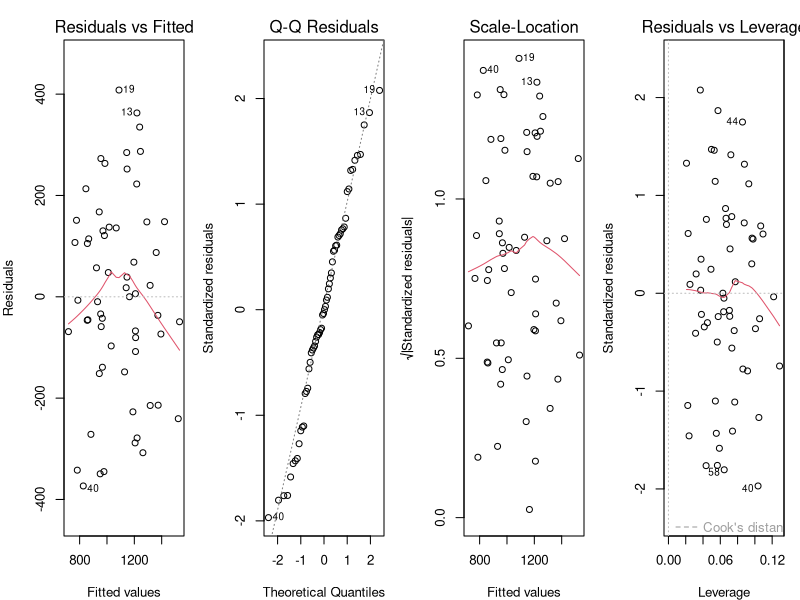
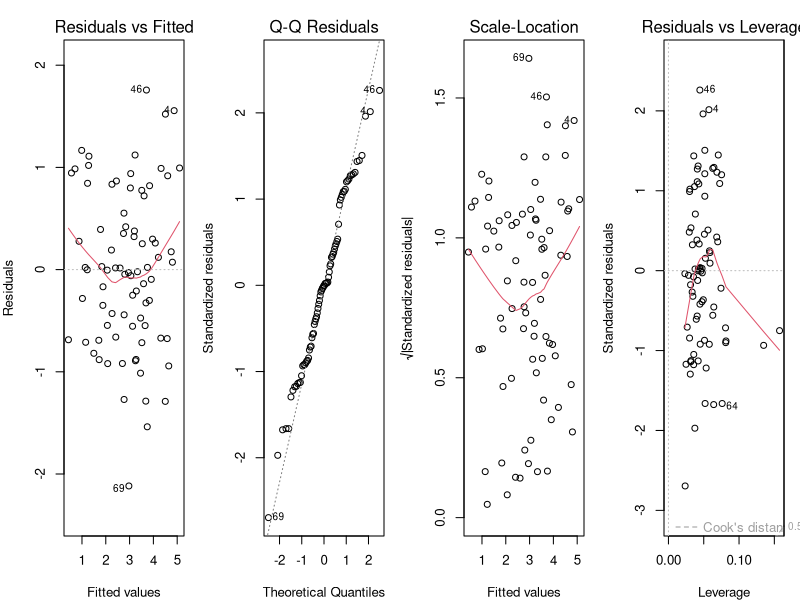
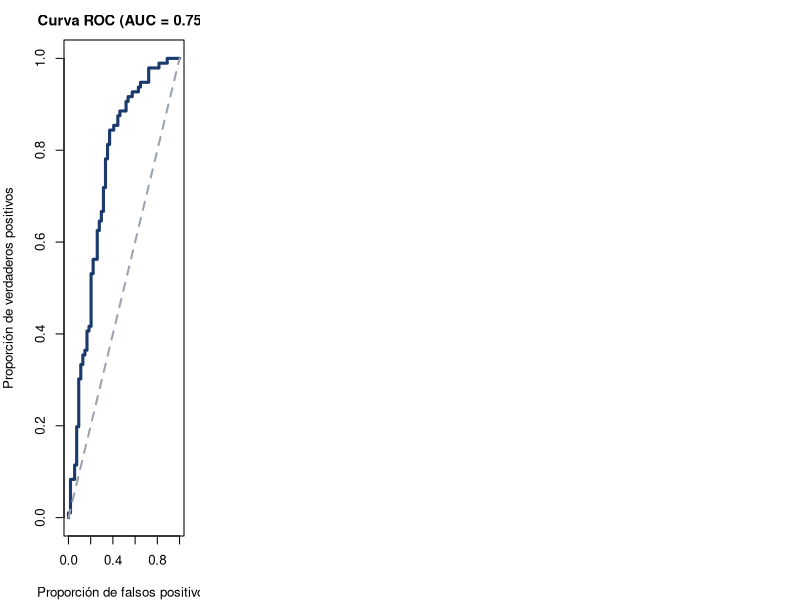
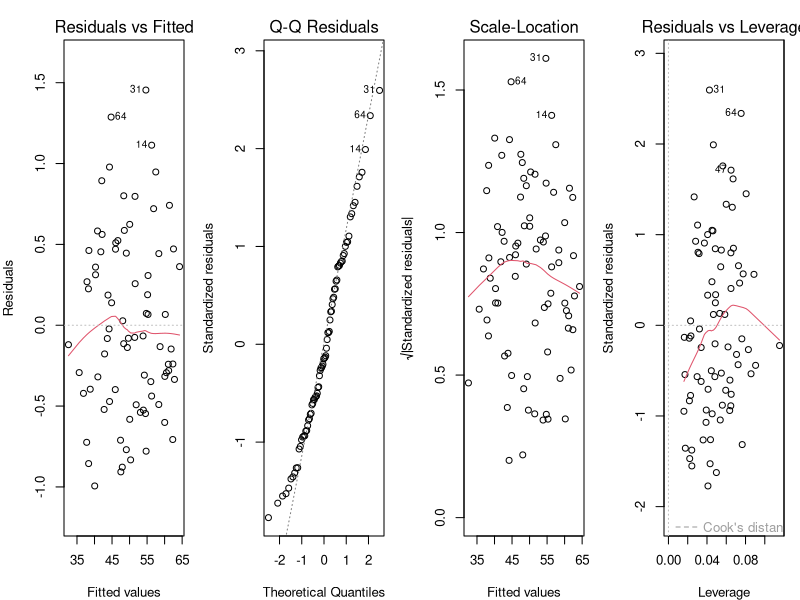

Here is the R script that generated these plots, in order:
## ---- chunk 1
#| echo: false
#| message: false
#| warning: false
set.seed(17)
n <- 60
fertilizante <- runif(n, 80, 300)
altitud <- runif(n, 1200, 1900)
densidad <- runif(n, 4000, 8000)
rendimiento <- 800 + 1.8 * fertilizante - 0.5 * altitud +
  0.12 * densidad + rnorm(n, 0, 180)
datos <- data.frame(rendimiento, fertilizante, altitud, densidad)

vif_manual <- function(modelo) {
  X <- as.data.frame(model.matrix(modelo)[, -1, drop = FALSE])
  nombres <- names(X)
  sapply(nombres, function(var) {
    formula <- as.formula(paste(var, "~ ."))
    r2 <- summary(lm(formula, data = X))$r.squared
    1 / (1 - r2)
  })
}

modelo <- lm(rendimiento ~ fertilizante + altitud + densidad, data = datos)
## ---- chunk 2
#| echo: false
#| fig-height: 6
#| fig-width: 20
par(mfrow = c(1, 4), mar = c(4, 4, 2.5, 1), cex = 0.8)
plot(modelo)
## ---- chunk 3
#| echo: false
#| message: false
#| warning: false
set.seed(42)
n2 <- 80
riego <- runif(n2, 5, 25)
temperatura <- rnorm(n2, 22, 3)
fertilizacion <- sample(c(0, 1), n2, replace = TRUE)
variedad <- sample(c("Chonto", "Cherry", "Milano"), n2, replace = TRUE,
                   prob = c(0.5, 0.3, 0.2))

produccion <- 2.10 + 0.18 * riego + (-0.11) * temperatura +
  0.97 * fertilizacion + rnorm(n2, 0, 0.8)

datos2 <- data.frame(produccion, riego, temperatura, fertilizacion = factor(fertilizacion, labels = c("No", "Si")))
modelo2 <- lm(produccion ~ riego + temperatura + fertilizacion, data = datos2)
## ---- chunk 4
#| echo: false
#| fig-height: 6
#| fig-width: 20
par(mfrow = c(1, 4), mar = c(4, 4, 2.5, 1), cex = 0.8)
plot(modelo2)
## ---- chunk 5
#| echo: false
#| fig-width: 5
#| fig-height: 5
#| out-width: 80%
set.seed(42)
n <- 150
x <- rnorm(n)
prob <- 1 / (1 + exp(-(0.5 + 1.2 * x)))
y <- rbinom(n, 1, prob)
o <- order(prob, decreasing = TRUE)
tpr <- c(0, cumsum(y[o]) / sum(y))
fpr <- c(0, cumsum(1 - y[o]) / sum(1 - y))
auc <- round(sum(diff(fpr) * (tpr[-1] + tpr[-length(tpr)])) / 2, 2)
plot(fpr, tpr, type = "l", col = "#1a3a6b", lwd = 3,
     xlab = "Proporción de falsos positivos",
     ylab = "Proporción de verdaderos positivos",
     main = paste("Curva ROC (AUC =", auc, ")"),
     cex.main = 1.1, cex.lab = 1, cex.axis = 1)
lines(c(0, 1), c(0, 1), col = "#9ca3af", lty = 2, lwd = 2)
## ---- chunk 6
#| echo: false
#| message: false
#| warning: false
set.seed(17)
n <- 80
precipitacion <- runif(n, 800, 1600)
fertilizante <- runif(n, 50, 200)
materia_organica <- runif(n, 2, 6)
rendimiento <- 2.5 + 0.03 * precipitacion + 0.08 * fertilizante +
  0.40 * materia_organica + rnorm(n, 0, 0.5)
datos_taller <- data.frame(rendimiento, precipitacion, fertilizante, materia_organica)
modelo_taller <- lm(rendimiento ~ precipitacion + fertilizante + materia_organica, data = datos_taller)
## ---- chunk 7
#| echo: false
#| message: false
#| warning: false
#| fig-height: 5.5
#| fig-width: 18
par(mfrow = c(1, 4), mar = c(4, 4, 2.5, 1), cex = 0.8)
plot(modelo_taller)
